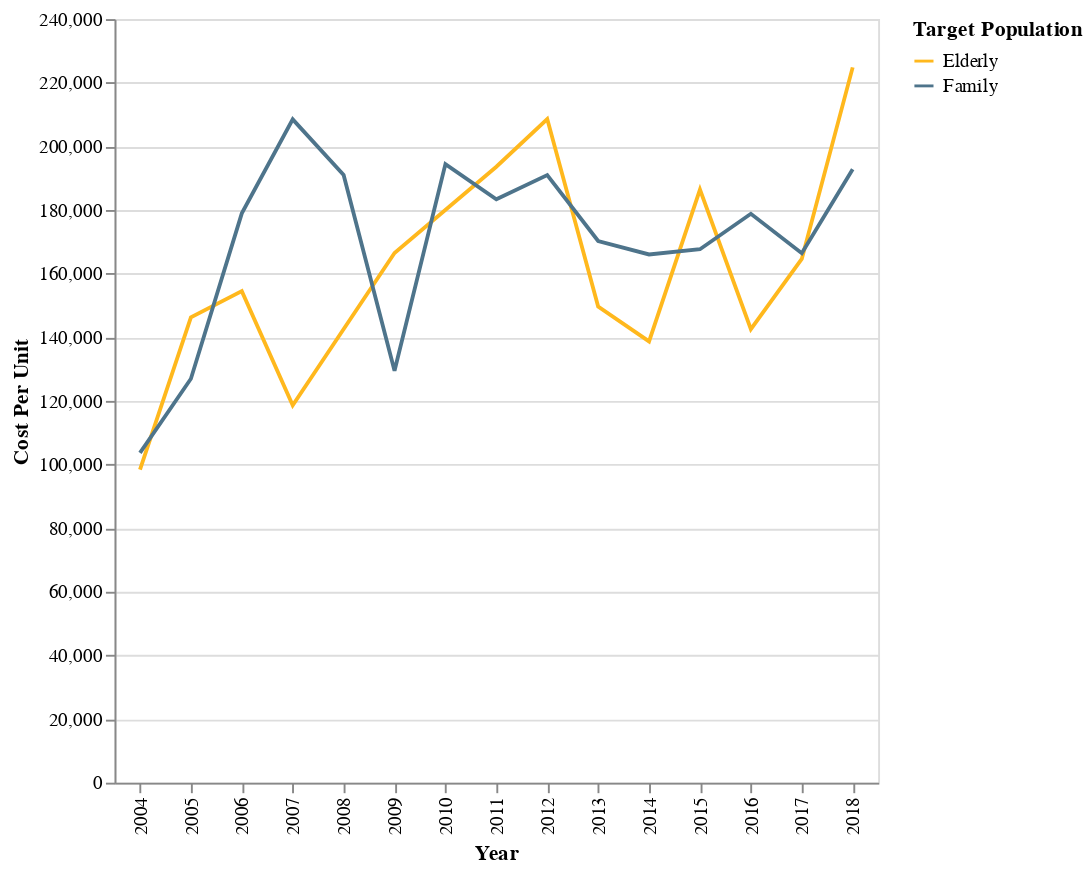

Source (notebook cell):
### Code cell
alt.Chart(debt_to_equity_grouped_pop).mark_line().encode(
    x='Year',
    y='Cost Per Unit',
    color="Target Population"
)

### Figure 1 — Vega-Lite specification as saved in the notebook (floating-point values rounded to 4 significant figures)
{"width": 400, "height": 400, "config": {"title": {"fontSize": 18, "font": "Veranda Regular", "anchor": "start", "fontColor": "#000000"}, "range": {"category": ["#FFB81D", "#4E748B"], "diverging": ["#FFB81D", "#4E748B"]}, "legend": {"labelFont": "Veranda Regular", "labelLimit": 0}}, "data": {"name": "data-db3fe6950c20090b15bac24731ac16d8"}, "mark": "line", "encoding": {"color": {"type": "nominal", "field": "Target Population"}, "x": {"type": "nominal", "field": "Year"}, "y": {"type": "quantitative", "field": "Cost Per Unit"}}, "$schema": "https://vega.github.io/schema/vega-lite/v4.0.2.json", "datasets": {"data-db3fe6950c20090b15bac24731ac16d8": [{"Target Population": "Elderly", "Year": "2004", "Unnamed: 0": 178.5, "id": 179.5, "Number of Sources": 3.0, "units_n": 32.0, "units_li": null, "units_ot": null, "build_n": null, "loi_date": null, "equity_ratio": 0.9126, "Cost Per Unit": 98420.0}, {"Target Population": "Family", "Year": "2004", "Unnamed: 0": 80.4, "id": 81.4, "Number of Sources": 3.6, "units_n": 64.2, "units_li": null, "units_ot": null, "build_n": null, "loi_date": null, "equity_ratio": 0.7279, "Cost Per Unit": 103600.0}, {"Target Population": "Family", "Year": "2005", "Unnamed: 0": 204.0, "id": 205.0, "Number of Sources": 4.5, "units_n": 38.5, "units_li": null, "units_ot": null, "build_n": null, "loi_date": null, "equity_ratio": 0.8517, "Cost Per Unit": 127000.0}, {"Target Population": "Elderly", "Year": "2005", "Unnamed: 0": 210.0, "id": 211.0, "Number of Sources": 4.5, "units_n": 105.0, "units_li": null, "units_ot": null, "build_n": null, "loi_date": null, "equity_ratio": 0.5672, "Cost Per Unit": 146300.0}, {"Target Population": "Family", "Year": "2006", "Unnamed: 0": 129.4, "id": 130.4, "Number of Sources": 5.167, "units_n": 45.5, "units_li": null, "units_ot": null, "build_n": null, "loi_date": null, "equity_ratio": 0.6727, "Cost Per Unit": 179000.0}, {"Target Population": "Elderly", "Year": "2006", "Unnamed: 0": 137.3, "id": 138.3, "Number of Sources": 4.143, "units_n": 53.14, "units_li": null, "units_ot": null, "build_n": null, "loi_date": null, "equity_ratio": 0.7787, "Cost Per Unit": 154500.0}, {"Target Population": "Family", "Year": "2007", "Unnamed: 0": 102.8, "id": 103.8, "Number of Sources": 4.0, "units_n": 75.11, "units_li": null, "units_ot": null, "build_n": null, "loi_date": null, "equity_ratio": 0.7146, "Cost Per Unit": 208500.0}, {"Target Population": "Elderly", "Year": "2007", "Unnamed: 0": 115.0, "id": 116.0, "Number of Sources": 3.6, "units_n": 67.4, "units_li": null, "units_ot": null, "build_n": null, "loi_date": null, "equity_ratio": 0.7174, "Cost Per Unit": 118600.0}, {"Target Population": "Family", "Year": "2008", "Unnamed: 0": 106.7, "id": 107.7, "Number of Sources": 3.667, "units_n": 52.67, "units_li": null, "units_ot": null, "build_n": null, "loi_date": null, "equity_ratio": 0.6867, "Cost Per Unit": 191000.0}, {"Target Population": "Family", "Year": "2009", "Unnamed: 0": 149.0, "id": 150.0, "Number of Sources": 4.0, "units_n": 180.0, "units_li": null, "units_ot": null, "build_n": null, "loi_date": null, "equity_ratio": 0.579, "Cost Per Unit": 129500.0}, {"Target Population": "Elderly", "Year": "2009", "Unnamed: 0": 87.0, "id": 88.0, "Number of Sources": 7.0, "units_n": 72.0, "units_li": null, "units_ot": null, "build_n": null, "loi_date": null, "equity_ratio": 0.5238, "Cost Per Unit": 166500.0}, {"Target Population": "Family", "Year": "2010", "Unnamed: 0": 133.0, "id": 134.0, "Number of Sources": 3.0, "units_n": 15.0, "units_li": null, "units_ot": null, "build_n": null, "loi_date": null, "equity_ratio": 0.8472, "Cost Per Unit": 194400.0}, {"Target Population": "Family", "Year": "2011", "Unnamed: 0": 126.2, "id": 127.2, "Number of Sources": 4.235, "units_n": 54.71, "units_li": null, "units_ot": null, "build_n": null, "loi_date": null, "equity_ratio": 0.7511, "Cost Per Unit": 183400.0}, {"Target Population": "Elderly", "Year": "2011", "Unnamed: 0": 107.0, "id": 11340.0, "Number of Sources": 2.667, "units_n": 47.0, "units_li": 44.0, "units_ot": 0.0, "build_n": 23.0, "loi_date": null, "equity_ratio": 0.8602, "Cost Per Unit": 193600.0}, {"Target Population": "Family", "Year": "2012", "Unnamed: 0": 52.32, "id": 26750.0, "Number of Sources": 3.682, "units_n": 63.45, "units_li": 49.71, "units_ot": 0.7059, "build_n": 4.706, "loi_date": null, "equity_ratio": 0.7803, "Cost Per Unit": 191000.0}, {"Target Population": "Elderly", "Year": "2012", "Unnamed: 0": 24.4, "id": 27810.0, "Number of Sources": 4.4, "units_n": 78.0, "units_li": 69.25, "units_ot": 3.25, "build_n": 5.5, "loi_date": null, "equity_ratio": 0.674, "Cost Per Unit": 208600.0}, {"Target Population": "Elderly", "Year": "2013", "Unnamed: 0": 56.0, "id": 24990.0, "Number of Sources": 3.857, "units_n": 64.29, "units_li": 62.6, "units_ot": 0.6, "build_n": 7.0, "loi_date": null, "equity_ratio": 0.7479, "Cost Per Unit": 149700.0}, {"Target Population": "Family", "Year": "2013", "Unnamed: 0": 73.29, "id": 26660.0, "Number of Sources": 3.789, "units_n": 53.42, "units_li": 53.69, "units_ot": 2.276, "build_n": 6.172, "loi_date": null, "equity_ratio": 0.7258, "Cost Per Unit": 170200.0}, {"Target Population": "Elderly", "Year": "2014", "Unnamed: 0": 119.2, "id": 35080.0, "Number of Sources": 3.615, "units_n": 63.23, "units_li": 62.23, "units_ot": 1.0, "build_n": 5.923, "loi_date": null, "equity_ratio": 0.8532, "Cost Per Unit": 138700.0}, {"Target Population": "Family", "Year": "2014", "Unnamed: 0": 120.2, "id": 31310.0, "Number of Sources": 3.786, "units_n": 52.96, "units_li": 52.44, "units_ot": 1.36, "build_n": 7.16, "loi_date": null, "equity_ratio": 0.7607, "Cost Per Unit": 166000.0}, {"Target Population": "Elderly", "Year": "2015", "Unnamed: 0": 170.9, "id": 35150.0, "Number of Sources": 3.111, "units_n": 66.44, "units_li": 63.33, "units_ot": 3.111, "build_n": 17.44, "loi_date": null, "equity_ratio": 0.8187, "Cost Per Unit": 186400.0}, {"Target Population": "Family", "Year": "2015", "Unnamed: 0": 174.3, "id": 34130.0, "Number of Sources": 3.765, "units_n": 53.5, "units_li": 51.0, "units_ot": 2.182, "build_n": 3.576, "loi_date": null, "equity_ratio": 0.7478, "Cost Per Unit": 167700.0}, {"Target Population": "Elderly", "Year": "2016", "Unnamed: 0": 204.7, "id": 26450.0, "Number of Sources": 4.083, "units_n": 54.0, "units_li": 51.56, "units_ot": 3.778, "build_n": 4.444, "loi_date": null, "equity_ratio": 0.7204, "Cost Per Unit": 142500.0}, {"Target Population": "Family", "Year": "2016", "Unnamed: 0": 210.9, "id": 29400.0, "Number of Sources": 3.742, "units_n": 70.35, "units_li": 68.26, "units_ot": 5.435, "build_n": 5.348, "loi_date": null, "equity_ratio": 0.7439, "Cost Per Unit": 178800.0}, {"Target Population": "Elderly", "Year": "2017", "Unnamed: 0": 147.0, "id": 11810.0, "Number of Sources": 5.667, "units_n": 63.0, "units_li": 74.0, "units_ot": 1.0, "build_n": 1.0, "loi_date": null, "equity_ratio": 0.6722, "Cost Per Unit": 164600.0}, {"Target Population": "Family", "Year": "2017", "Unnamed: 0": 171.6, "id": 13310.0, "Number of Sources": 4.938, "units_n": 52.44, "units_li": 42.0, "units_ot": 0.0, "build_n": 2.833, "loi_date": null, "equity_ratio": 0.7181, "Cost Per Unit": 166400.0}, {"Target Population": "Elderly", "Year": "2018", "Unnamed: 0": 119.5, "id": 120.5, "Number of Sources": 4.25, "units_n": 44.25, "units_li": null, "units_ot": null, "build_n": null, "loi_date": null, "equity_ratio": 0.733, "Cost Per Unit": 224800.0}, {"Target Population": "Family", "Year": "2018", "Unnamed: 0": 76.33, "id": 77.33, "Number of Sources": 4.333, "units_n": 53.22, "units_li": null, "units_ot": null, "build_n": null, "loi_date": null, "equity_ratio": 0.6891, "Cost Per Unit": 192800.0}]}}
